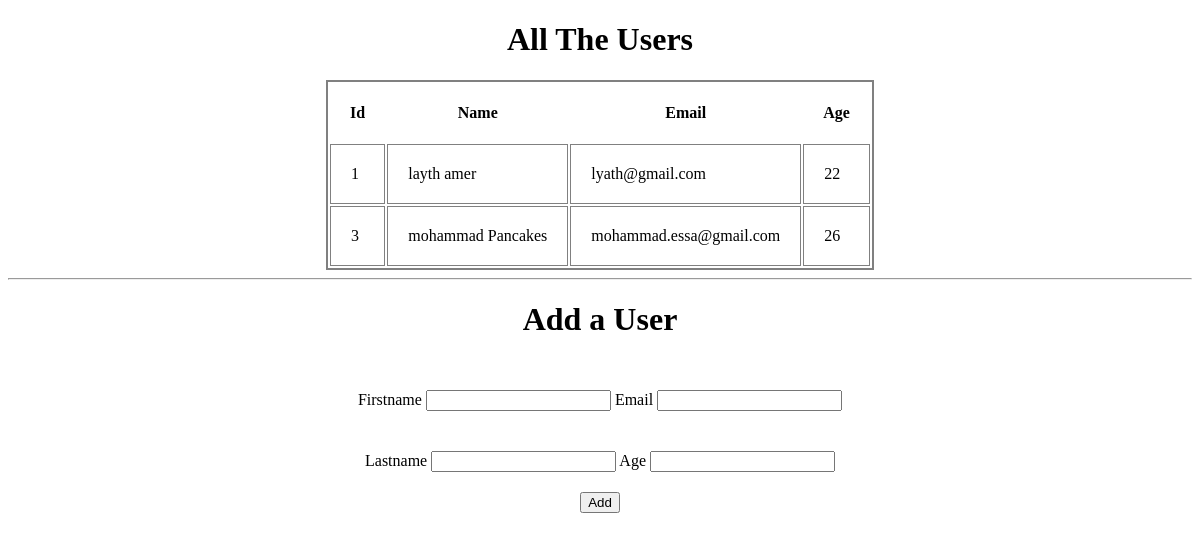
Before: / with the older database file.
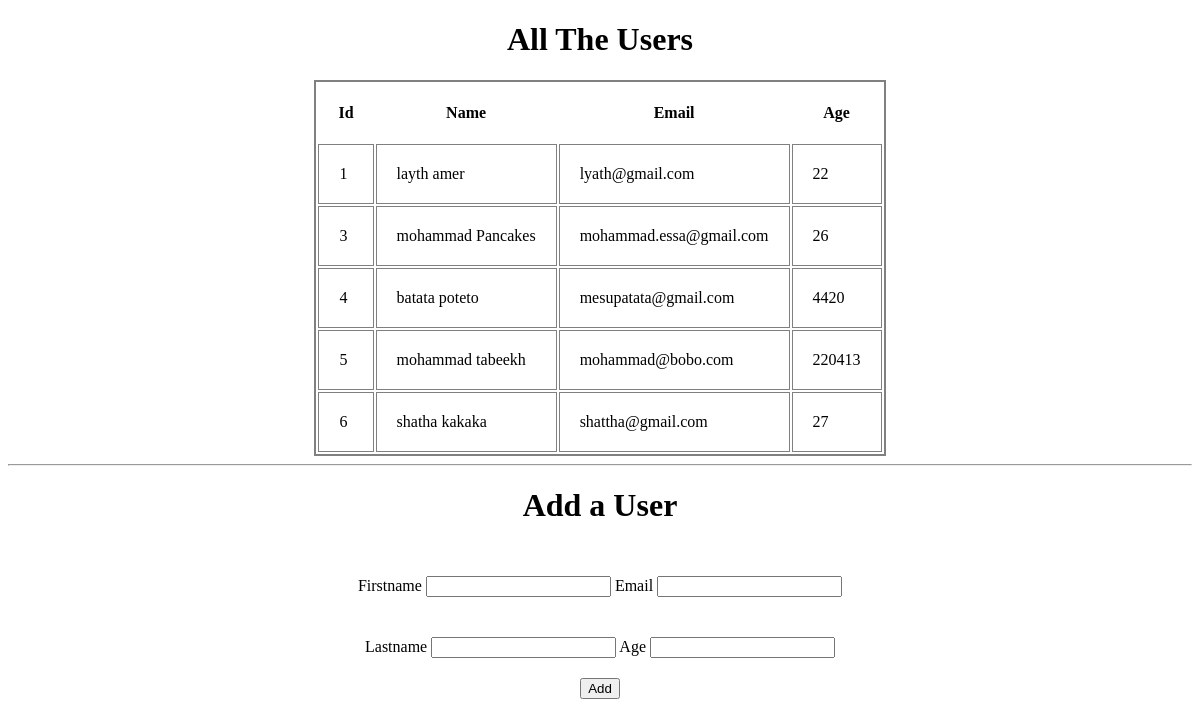
After: the same page with the newer database file.
### users_app/models.py (models this page shows)
class Users(models.Model):
     firstname = models.CharField(max_length=45)
     lastname = models.CharField(max_length=45)
     email_address = models.TextField()
     age = models.IntegerField()
     created_at = models.DateTimeField(auto_now_add=True)
     updated_at = models.DateTimeField(auto_now=True)

### users_app/views.py (the view)
# urls.py: path('', views.index),
def index(request):
     context ={
          'Users' :  Users.objects.all()
     }
     return render (request,'index.html',context)

### users_app/templates/index.html (shortened to what this page needs)
<!DOCTYPE html>
<html lang="en">
<head>
     {% load static %}
     <link rel="stylesheet" href="{% static 'style.css' %}">
</head>
<body>
     <h1>All The Users</h1>
     <div>
          <table class="table">
               <tr>
                    <th>Id</th>
                    <th>Name</th>
                    <th>Email</th>
                    <th>Age</th>
               </tr>
               {%for User in Users%}
               <tr>
                    <td>{{User.id}}</td>
                    <td>{{User.firstname}} {{User.lastname}}</td>
                    <td>{{User.email_address}}</td>
                    <td>{{User.age}}</td>
               </tr>
               {%endfor%}
          </table>
     </div>
     <hr>
     <div>
          <h1>Add a User</h1>
          <div class="cards">
               <form action="/DBprocess" method="post">
                    <div>
                         <label for="Firstname">Firstname</label>
                         <input type="text" name="Firstname">
                         <label for="Email">Email</label>
                         <input type="Email" name="Email">
                    </div>
                    <div>
                         <label for="Lastname">Lastname</label>
                         <input type="text" name="Lastname">
                         <label for="Age">Age</label>
                         <input type="number" name="Age">
                    </div>
                    <button>Add</button>
               </form>
          </div>
     </div>
</body>
</html>

### users_app/static/style.css (style rules this page uses)
h1 { text-align: center; }
.table { border: 2px solid gray; margin: 0 auto; }
th { padding: 20px; }
td { border: 1px solid gray; padding: 20px; }
.cards { text-align: center; padding: 10px; }
.cards div { padding: 20px; }

Changed rows visible on the page:
added Users: id "4", firstname "batata", lastname "poteto", email_address "mesupatata@gmail.com", age "4420"
added Users: id "5", firstname "mohammad", lastname "tabeekh", email_address "mohammad@bobo.com", age "220413"
added Users: id "6", firstname "shatha", lastname "kakaka", email_address "shattha@gmail.com", age "27"
